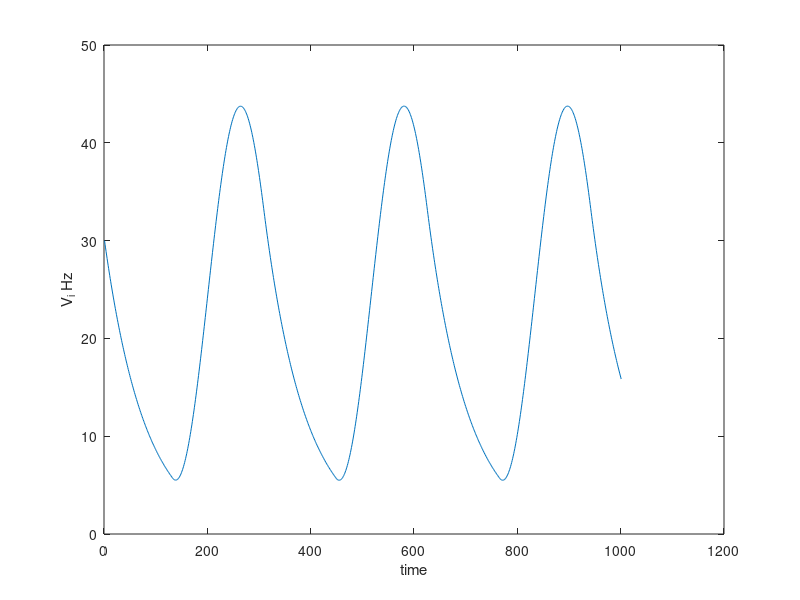
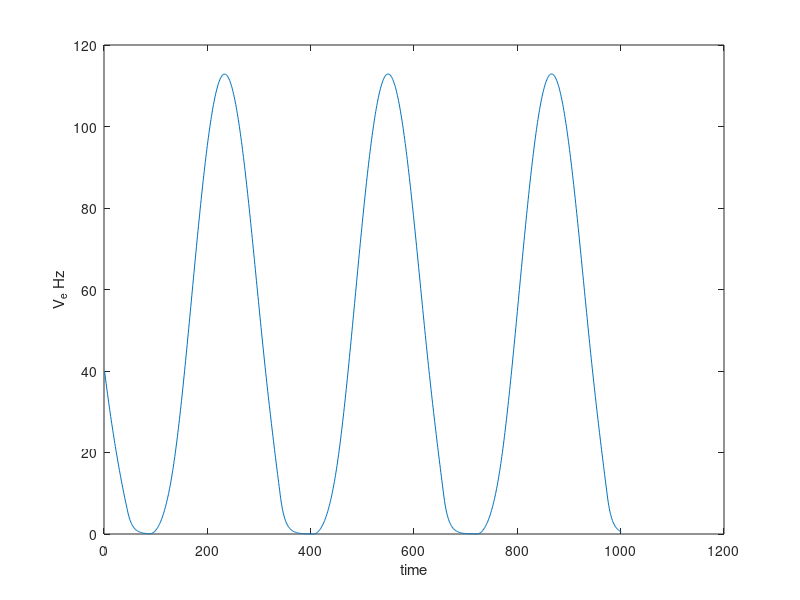
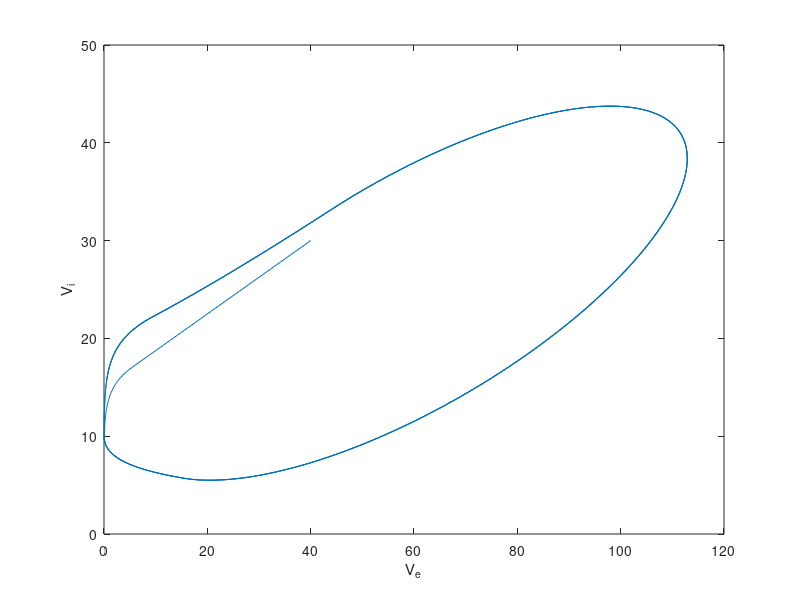

MATLAB code to generate these figures, in order:
clear all
close all

M_ee = 1.25
M_ii = -1
M_ei = -1
M_ie = 1
gamma_e = -10
gamma_i = 10
tau_e = 10

V_e = 40
V_i = 30
Ve_trace=[V_e]
Vi_trace=[V_i]

tau_i = 80

for round= 1:1000

V_e = V_e + (1/tau_e)*(-V_e +(max(((M_ee*V_e))+((M_ei*V_i))-(gamma_e),0))) ;

Ve_trace=[Ve_trace V_e] ;

V_i = V_i + (1/tau_i)*(-V_i + (max(((M_ii*V_i))+((M_ie*V_e))-(gamma_i),0))) ;

Vi_trace=[Vi_trace V_i] ;

end

figure, plot(Vi_trace)
xlabel('time')
ylabel('V_i Hz')

figure, plot(Ve_trace)
xlabel('time')
ylabel('V_e Hz')

figure, plot(Ve_trace,Vi_trace)
xlabel('V_e')
ylabel('V_i')
